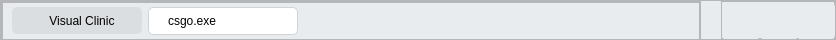
       <widget class="QFrame" name="frame">
        <property name="sizePolicy">
         <sizepolicy hsizetype="Preferred" vsizetype="Fixed">
          <horstretch>0</horstretch>
          <verstretch>0</verstretch>
         </sizepolicy>
        </property>
        <property name="minimumSize">
         <size>
          <width>0</width>
          <height>40</height>
         </size>
        </property>
        <property name="maximumSize">
         <size>
          <width>16777215</width>
          <height>40</height>
         </size>
        </property>
        <property name="styleSheet">
         <string notr="true">QFrame{
	background:rgb(233, 236, 238)
}</string>
        </property>
        <property name="frameShape">
         <enum>QFrame::StyledPanel</enum>
        </property>
        <property name="frameShadow">
         <enum>QFrame::Raised</enum>
        </property>
        <layout class="QHBoxLayout" name="horizontalLayout_3">
         <property name="spacing">
          <number>0</number>
         </property>
         <property name="leftMargin">
          <number>0</number>
         </property>
         <property name="topMargin">
          <number>0</number>
         </property>
         <property name="rightMargin">
          <number>0</number>
         </property>
         <property name="bottomMargin">
          <number>0</number>
         </property>
         <item>
          <widget class="QFrame" name="frame_3">
           <property name="sizePolicy">
            <sizepolicy hsizetype="Preferred" vsizetype="Fixed">
             <horstretch>0</horstretch>
             <verstretch>0</verstretch>
            </sizepolicy>
           </property>
           <property name="minimumSize">
            <size>
             <width>700</width>
             <height>40</height>
            </size>
           </property>
           <property name="maximumSize">
            <size>
             <width>2000</width>
             <height>40</height>
            </size>
           </property>
           <property name="frameShape">
            <enum>QFrame::StyledPanel</enum>
           </property>
           <property name="frameShadow">
            <enum>QFrame::Raised</enum>
           </property>
           <layout class="QHBoxLayout" name="horizontalLayout_2">
            <property name="spacing">
             <number>0</number>
            </property>
            <property name="leftMargin">
             <number>0</number>
            </property>
            <property name="topMargin">
             <number>0</number>
            </property>
            <property name="rightMargin">
             <number>0</number>
            </property>
            <property name="bottomMargin">
             <number>0</number>
            </property>
            <item>
             <widget class="QFrame" name="titleBarFrame">
              <property name="minimumSize">
               <size>
                <width>0</width>
                <height>38</height>
               </size>
              </property>
              <property name="maximumSize">
               <size>
                <width>700</width>
                <height>38</height>
               </size>
              </property>
              <property name="frameShape">
               <enum>QFrame::StyledPanel</enum>
              </property>
              <property name="frameShadow">
               <enum>QFrame::Raised</enum>
              </property>
              <layout class="QHBoxLayout" name="horizontalLayout_5">
               <property name="topMargin">
                <number>0</number>
               </property>
               <property name="bottomMargin">
                <number>0</number>
               </property>
               <item>
                <widget class="QPushButton" name="programName">
                 <property name="sizePolicy">
                  <sizepolicy hsizetype="Fixed" vsizetype="Fixed">
                   <horstretch>0</horstretch>
                   <verstretch>27</verstretch>
                  </sizepolicy>
                 </property>
                 <property name="minimumSize">
                  <size>
                   <width>130</width>
                   <height>27</height>
                  </size>
                 </property>
                 <property name="maximumSize">
                  <size>
                   <width>130</width>
                   <height>27</height>
                  </size>
                 </property>
                 <property name="styleSheet">
                  <string notr="true">QPushButton{
	background:rgb(219, 222, 224);
border:none;
border-radius:5px;
padding: 3px 10px 3px 10px
}</string>
                 </property>
                 <property name="text">
                  <string>   Visual Clinic</string>
                 </property>
                 <property name="icon">
                  <iconset>
                   <normaloff>resources/logo64.png</normaloff>resources/logo64.png</iconset>
                 </property>
                 <property name="iconSize">
                  <size>
                   <width>15</width>
                   <height>15</height>
                  </size>
                 </property>
                </widget>
               </item>
               <item>
                <widget class="QFrame" name="fileFrame">
                 <property name="sizePolicy">
                  <sizepolicy hsizetype="Preferred" vsizetype="Preferred">
                   <horstretch>180</horstretch>
                   <verstretch>0</verstretch>
                  </sizepolicy>
                 </property>
                 <property name="minimumSize">
                  <size>
                   <width>150</width>
                   <height>28</height>
                  </size>
                 </property>
                 <property name="maximumSize">
                  <size>
                   <width>150</width>
                   <height>28</height>
                  </size>
                 </property>
                 <property name="styleSheet">
                  <string notr="true">QFrame{
	background:white;
border:none;
border-radius:5px;
padding: 3px 0px 3px 0px;
border:1px solid #D1D3D5;
}</string>
                 </property>
                 <property name="frameShape">
                  <enum>QFrame::StyledPanel</enum>
                 </property>
                 <property name="frameShadow">
                  <enum>QFrame::Raised</enum>
                 </property>
                 <layout class="QHBoxLayout" name="horizontalLayout_6" stretch="0,0">
                  <property name="spacing">
                   <number>0</number>
                  </property>
                  <property name="leftMargin">
                   <number>0</number>
                  </property>
                  <property name="topMargin">
                   <number>0</number>
                  </property>
                  <property name="rightMargin">
                   <number>0</number>
                  </property>
                  <property name="bottomMargin">
                   <number>0</number>
                  </property>
                  <item>
                   <widget class="QLabel" name="label">
                    <property name="minimumSize">
                     <size>
                      <width>80</width>
                      <height>20</height>
                     </size>
                    </property>
                    <property name="maximumSize">
                     <size>
                      <width>80</width>
                      <height>20</height>
                     </size>
                    </property>
                    <property name="styleSheet">
                     <string notr="true">QLabel {
	border:none;
padding-left:0px;
}</string>
                    </property>
                    <property name="text">
                     <string>csgo.exe</string>
                    </property>
                   </widget>
                  </item>
                  <item>
                   <widget class="QPushButton" name="buttonCloseCurrentFile">
                    <property name="minimumSize">
                     <size>
                      <width>18</width>
                      <height>18</height>
                     </size>
                    </property>
                    <property name="maximumSize">
                     <size>
                      <width>18</width>
                      <height>18</height>
                     </size>
                    </property>
                    <property name="styleSheet">
                     <string notr="true">QPushButton{
	background:#fff;
	border:none;
	border-radius:20px;
}

QPushButton:hover{
	background:#efefef;
	border:none;
	border-radius:20px;
}</string>
                    </property>
                    <property name="text">
                     <string/>
                    </property>
                    <property name="icon">
                     <iconset>
                      <normaloff>resources/win_close.png</normaloff>resources/win_close.png</iconset>
                    </property>
                    <property name="iconSize">
                     <size>
                      <width>28</width>
                      <height>28</height>
                     </size>
                    </property>
                   </widget>
                  </item>
                 </layout>
                </widget>
               </item>
               <item>
                <spacer name="titleBarSpacer">
                 <property name="orientation">
                  <enum>Qt::Horizontal</enum>
                 </property>
                 <property name="sizeHint" stdset="0">
                  <size>
                   <width>40</width>
                   <height>20</height>
                  </size>
                 </property>
                </spacer>
               </item>
              </layout>
             </widget>
            </item>
           </layout>
          </widget>
         </item>
         <item>
          <spacer name="horizontalSpacer_3">
           <property name="orientation">
            <enum>Qt::Horizontal</enum>
           </property>
           <property name="sizeType">
            <enum>QSizePolicy::Expanding</enum>
           </property>
           <property name="sizeHint" stdset="0">
            <size>
             <width>20</width>
             <height>20</height>
            </size>
           </property>
          </spacer>
         </item>
         <item>
          <widget class="QFrame" name="frame_2">
           <property name="sizePolicy">
            <sizepolicy hsizetype="Fixed" vsizetype="Fixed">
             <horstretch>0</horstretch>
             <verstretch>0</verstretch>
            </sizepolicy>
           </property>
           <property name="minimumSize">
            <size>
             <width>114</width>
             <height>38</height>
            </size>
           </property>
           <property name="maximumSize">
            <size>
             <width>114</width>
             <height>38</height>
            </size>
           </property>
           <property name="frameShape">
            <enum>QFrame::StyledPanel</enum>
           </property>
           <property name="frameShadow">
            <enum>QFrame::Raised</enum>
           </property>
           <property name="lineWidth">
            <number>1</number>
           </property>
           <layout class="QHBoxLayout" name="horizontalLayout">
            <property name="spacing">
             <number>0</number>
            </property>
            <property name="leftMargin">
             <number>0</number>
            </property>
            <property name="topMargin">
             <number>0</number>
            </property>
            <property name="rightMargin">
             <number>0</number>
            </property>
            <property name="bottomMargin">
             <number>0</number>
            </property>
            <item>
             <widget class="QPushButton" name="buttonMinimize">
              <property name="minimumSize">
               <size>
                <width>38</width>
                <height>38</height>
               </size>
              </property>
              <property name="maximumSize">
               <size>
                <width>38</width>
                <height>38</height>
               </size>
              </property>
              <property name="styleSheet">
               <string notr="true">QPushButton{
	background:rgb(233, 236, 238);
	border:none;
	border-radius:5px;
}

QPushButton:hover{
	background:rgb(218, 220, 222);
	border:none;
	border-radius:5px;
}</string>
              </property>
              <property name="text">
               <string/>
              </property>
              <property name="icon">
               <iconset>
                <normaloff>resources/win_minimal.png</normaloff>resources/win_minimal.png</iconset>
              </property>
              <property name="iconSize">
               <size>
                <width>38</width>
                <height>38</height>
               </size>
              </property>
             </widget>
            </item>
            <item>
             <widget class="QPushButton" name="buttonMiddle">
              <property name="minimumSize">
               <size>
                <width>38</width>
                <height>38</height>
               </size>
              </property>
              <property name="maximumSize">
               <size>
                <width>38</width>
                <height>38</height>
               </size>
              </property>
              <property name="styleSheet">
               <string notr="true">QPushButton{
	background:rgb(233, 236, 238);
	border:none;
	border-radius:5px;
}

QPushButton:hover{
	background:rgb(218, 220, 222);
	border:none;
	border-radius:5px;
}</string>
              </property>
              <property name="text">
               <string/>
              </property>
              <property name="icon">
               <iconset>
                <normaloff>resources/win_normal.png</normaloff>resources/win_normal.png</iconset>
              </property>
              <property name="iconSize">
               <size>
                <width>35</width>
                <height>35</height>
               </size>
              </property>
             </widget>
            </item>
            <item>
             <widget class="QPushButton" name="buttonClose">
              <property name="minimumSize">
               <size>
                <width>38</width>
                <height>38</height>
               </size>
              </property>
              <property name="maximumSize">
               <size>
                <width>38</width>
                <height>38</height>
               </size>
              </property>
              <property name="styleSheet">
               <string notr="true">QPushButton{
	background:rgb(233, 236, 238);
	border:none;
	border-radius:5px;
}

QPushButton:hover{
	background:rgb(218, 220, 222);
	border:none;
	border-radius:5px;
}</string>
              </property>
              <property name="text">
               <string/>
              </property>
              <property name="icon">
               <iconset>
                <normaloff>resources/win_close.png</normaloff>resources/win_close.png</iconset>
              </property>
              <property name="iconSize">
               <size>
                <width>38</width>
                <height>38</height>
               </size>
              </property>
             </widget>
            </item>
           </layout>
          </widget>
         </item>
        </layout>
       </widget>
